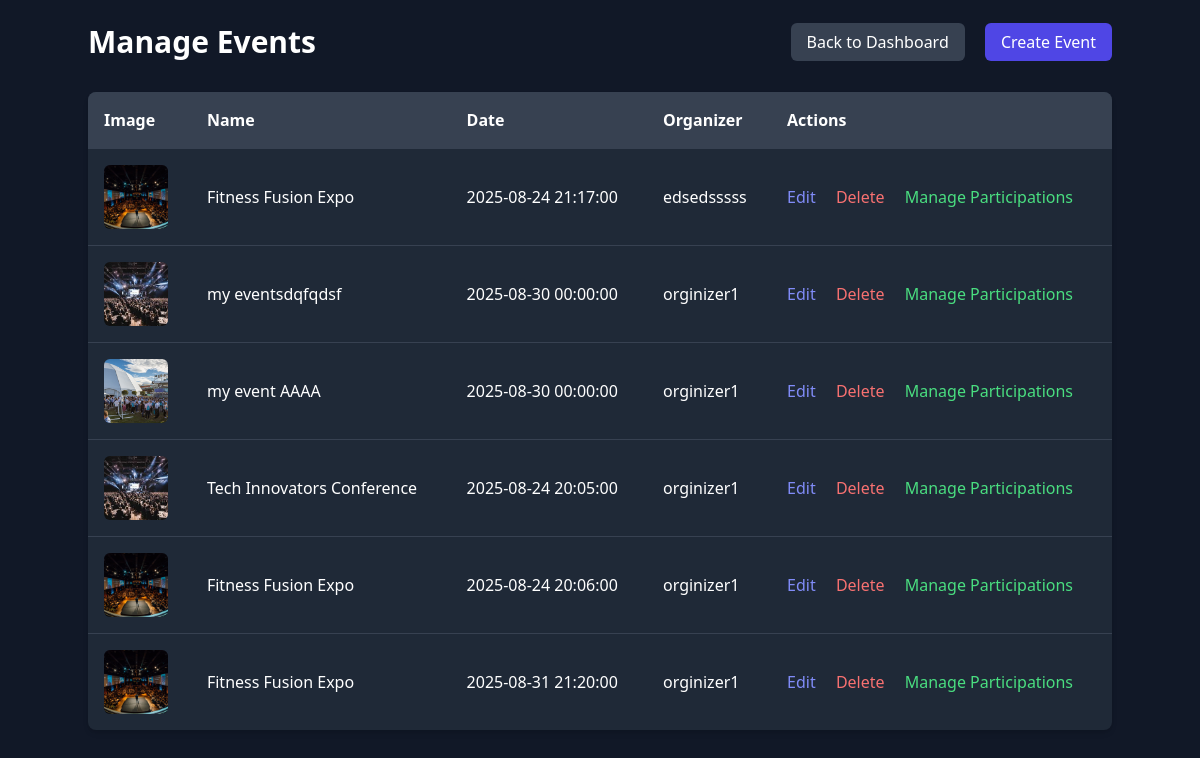
/views/back/events.php (signed in), run on the app's committed database.
### tables this page shows
CREATE TABLE IF NOT EXISTS `events` (
  `id` int(11) NOT NULL AUTO_INCREMENT,
  `name` varchar(100) NOT NULL,
  `description` text,
  `image` varchar(255) DEFAULT NULL,
  `date` datetime NOT NULL,
  `organizer_id` int(11) DEFAULT NULL,
  PRIMARY KEY (`id`),
  KEY `organizer_id` (`organizer_id`)
);

CREATE TABLE IF NOT EXISTS `users` (
  `id` int(11) NOT NULL AUTO_INCREMENT,
  `username` varchar(50) NOT NULL,
  `password` varchar(255) NOT NULL,
  `email` varchar(100) NOT NULL,
  `role` enum('admin','organizer','participant') NOT NULL,
  PRIMARY KEY (`id`),
  UNIQUE KEY `username` (`username`),
  UNIQUE KEY `email` (`email`)
);

### controllers/EventController.php (called while the page is built, shortened)
<?php
class EventController {
    private $pdo;
    public function __construct($pdo) {
        $this->pdo = $pdo;
    }
    public function index() {
        $role = $_SESSION['user']['role'];
        if ($role === 'admin') {
            $stmt = $this->pdo->query("SELECT e.*, u.username as organizer FROM events e LEFT JOIN users u ON e.organizer_id = u.id");
            $events = [];
            while ($row = $stmt->fetch(PDO::FETCH_ASSOC)) {
                $events[] = (object) [
                    'id' => $row['id'],
                    'name' => $row['name'],
                    'description' => $row['description'],
                    'image' => $row['image'],
                    'date' => $row['date'],
                    'organizer_id' => $row['organizer_id'],
                    'organizer' => $row['organizer']
                ];
            }
            return ['status' => 'success', 'data' => $events, 'template' => '../back/events.php'];
        } else {
            $stmt = $this->pdo->query("SELECT e.*, u.username as organizer FROM events e LEFT JOIN users u ON e.organizer_id = u.id");
            $events = [];
            while ($row = $stmt->fetch(PDO::FETCH_ASSOC)) {
                $events[] = (object) [
                    'id' => $row['id'],
                    'name' => $row['name'],
                    'description' => $row['description'],
                    'image' => $row['image'],
                    'date' => $row['date'],
                    'organizer_id' => $row['organizer_id'],
                    'organizer' => $row['organizer']
                ];
            }
            return ['status' => 'success', 'data' => $events, 'template' => '../front/events.php'];
        }
    }
}
?>

### views/back/events.php (the view, shortened to what this page needs)
<?php
include_once '../../config.php';
include_once '../../controllers/EventController.php';
$controller = new EventController($pdo);
$result = $controller->index();
$events = $result['data'];
?>
<!DOCTYPE html>
<html lang="en">
<head>
    <script src="https://cdn.tailwindcss.com"></script>
</head>
<body class="bg-gray-900 text-white p-6">
    <div class="container mx-auto">
        <header class="flex justify-between items-center mb-8">
            <h1 class="text-3xl font-bold">Manage Events</h1>
            <div>
                <a href="<?php echo $_SESSION['user']['role'] === 'admin' ? 'admin_dashboard.php' : 'organizer_dashboard.php'; ?>" class="bg-gray-700 text-white px-4 py-2 rounded-md hover:bg-gray-600 transition">Back to Dashboard</a>
                <a href="event_form.php" class="ml-4 bg-indigo-600 text-white px-4 py-2 rounded-md hover:bg-indigo-700 transition">Create Event</a>
            </div>
        </header>
        <div class="bg-gray-800 rounded-lg shadow-md overflow-x-auto">
            <table class="w-full text-left">
                <thead>
                    <tr class="bg-gray-700">
                        <th class="p-4 font-semibold">Image</th>
                        <th class="p-4 font-semibold">Name</th>
                        <th class="p-4 font-semibold">Date</th>
                        <th class="p-4 font-semibold">Organizer</th>
                        <th class="p-4 font-semibold">Actions</th>
                    </tr>
                </thead>
                <tbody>
                    <?php foreach ($events as $event): ?>
                        <tr class="border-t border-gray-700">
                            <td class="p-4">
                                <?php if ($event->image): ?>
                                    <img src="../../<?php echo htmlspecialchars($event->image); ?>" alt="<?php echo htmlspecialchars($event->name); ?>" class="w-16 h-16 object-cover rounded-md">
                                <?php else: ?>
                                    No Image
                                <?php endif; ?>
                            </td>
                            <td class="p-4"><?php echo htmlspecialchars($event->name); ?></td>
                            <td class="p-4"><?php echo htmlspecialchars($event->date); ?></td>
                            <td class="p-4"><?php echo htmlspecialchars($event->organizer); ?></td>
                            <td class="p-4">
                                <a href="event_form.php?id=<?php echo $event->id; ?>" class="text-indigo-400 hover:underline">Edit</a>
                                <a href="?action=delete&id=<?php echo $event->id; ?>" class="ml-4 text-red-400 hover:underline" onclick="return confirm('Are you sure?')">Delete</a>
                                <a href="participations.php?event_id=<?php echo $event->id; ?>" class="ml-4 text-green-400 hover:underline">Manage Participations</a>
                            </td>
                        </tr>
                    <?php endforeach; ?>
                </tbody>
            </table>
        </div>
    </div>
</body>
</html>

### data on the page
events: image (picture), name "Fitness Fusion Expo", date "2025-08-24 21:17:00", users.username "edsedsssss"
events: image (picture), name "my eventsdqfqdsf", date "2025-08-30 00:00:00", users.username "orginizer1"
events: image (picture), name "my event AAAA", date "2025-08-30 00:00:00", users.username "orginizer1"
events: image (picture), name "Tech Innovators Conference", date "2025-08-24 20:05:00", users.username "orginizer1"
events: image (picture), name "Fitness Fusion Expo", date "2025-08-24 20:06:00", users.username "orginizer1"
events: image (picture), name "Fitness Fusion Expo", date "2025-08-31 21:20:00", users.username "orginizer1"
